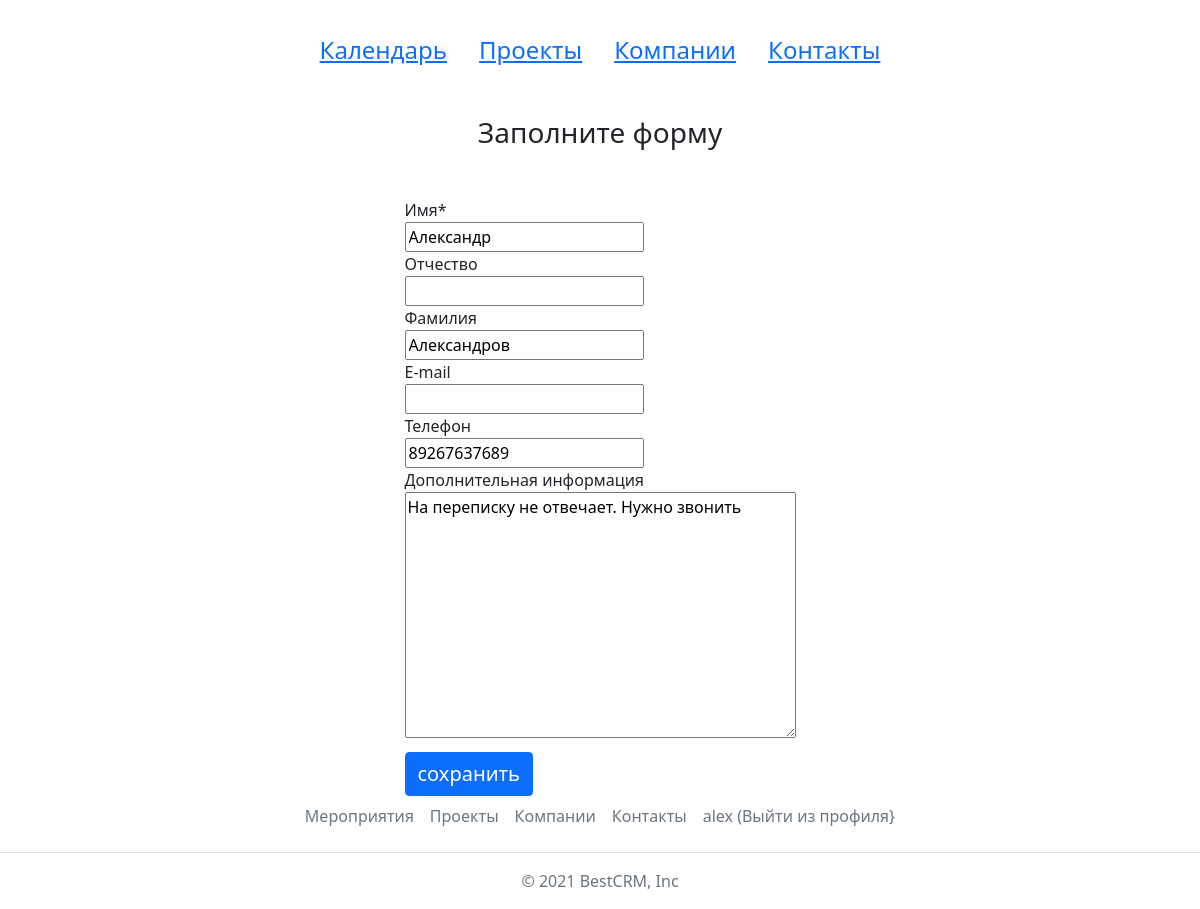
The page /contacts/3/update/ (signed in) on the database its author committed.
### crm/models.py (models this page shows, shortened)
class Contact(models.Model):
    first_name = models.CharField(max_length=50, verbose_name='Имя')
    second_name = models.CharField(max_length=50, verbose_name='Отчество', blank=True, null=True)
    last_name = models.CharField(max_length=50, verbose_name='Фамилия', blank=True, null=True)
    email = models.EmailField(max_length=124, verbose_name='e-mail', blank=True, null=True)
    phone = models.CharField(max_length=12, verbose_name='Телефон', blank=True, null=True)
    additional_info = models.TextField(blank=True, verbose_name='Дополнительная информация')
    class Meta:
        verbose_name = "Контакт"
        verbose_name_plural = "Контакты"

### crm/views.py (the view, shortened to what this page needs)
# urls.py: path('contacts/<contact_id>/update/', views.contact_update_view, name='contact_update'),
@login_required
def contact_update_view(request, contact_id):
    update = True
    contact = Contact.objects.get(id=contact_id)
    form = ContactAddForm(instance=contact)
    ctx = {
        'form': form,
        'update': update
    }
    return render(request, 'crm/contact_add.html', ctx)

### crm/forms.py
class ContactAddForm(forms.ModelForm):
    class Meta:
        model = Contact
        fields = ('first_name', 'second_name', 'last_name', 'email', 'phone', 'additional_info')

### crm/templates/crm/contact_add.html (shortened to what this page needs)
{% extends 'base.html'%}
{% load crispy_forms_tags %}
{% block content %}
<h3 class="text-center">Заполните форму</h3>
<div class="container mt-5">
<div class="d-flex justify-content-center">
<form method="post">
    {{form|crispy}}
    <input class="btn btn-primary mt-2 fs-5" type="submit" value="сохранить">
</form>
</div>
</div>
{% endblock %}

### crm/templates/base.html (shortened to what this page needs)
{% load static %}
{% load crispy_forms_tags %}
<!DOCTYPE html>
<html class="h-100" lang="ru">
<head>
    <link href="https://cdn.jsdelivr.net/npm/bootstrap@5.1.1/dist/css/bootstrap.min.css" rel="stylesheet">
</head>
<body class="d-flex flex-column h-100">
<header>
  <div class="container p-3 fs-4">
    <div class="d-flex justify-content-center">
      <a class="m-3" href="{% url 'events' %}">Календарь</a>
      <a class="m-3" href="{% url 'projects' %}">Проекты</a>
      <a class="m-3" href="{% url 'companies' %}">Компании</a>
      <a class="m-3" href="{% url 'contacts' %}">Контакты</a>
    </div>
  </div>
</header>
<div class="container mt-3">
  {% block content %}
  {% endblock %}
</div>
<footer class="footer mt-auto">
    <ul class="nav justify-content-center border-bottom pb-3 mb-3">
        <li class="nav-item">
            <a class="nav-link px-2 text-muted" href="#">Мероприятия</a>
        </li>
        <li class="nav-item">
            <a class="nav-link px-2 text-muted" href="#">Проекты</a>
        </li>
        <li class="nav-item">
            <a class="nav-link px-2 text-muted" href="#">Компании</a>
        </li>
        <li class="nav_item">
            <a class="nav-link px-2 text-muted" href="#">Контакты</a>
        </li>
        <li class="nav_item">
            {% if not user.is_authenticated %}
            <a class="nav-link px-2 text-muted" href="{% url 'login' %}">Авторизация</a>
            {% else %}
            <a class="nav-link px-2 text-muted" href="{% url 'logout' %}">{{user}} (Выйти из профиля}</a>
            {% endif %}
        </li>
    </ul>
    <p class="text-center text-muted">© 2021 BestCRM, Inc</p>
</footer>
</body>
</html>

### rows shown on the page
Contact: first_name "Александр", last_name "Александров", phone "89267637689", additional_info "На переписку не отвечает. Нужно звонить"

### other values the page prints
{{ user }} "alex"
